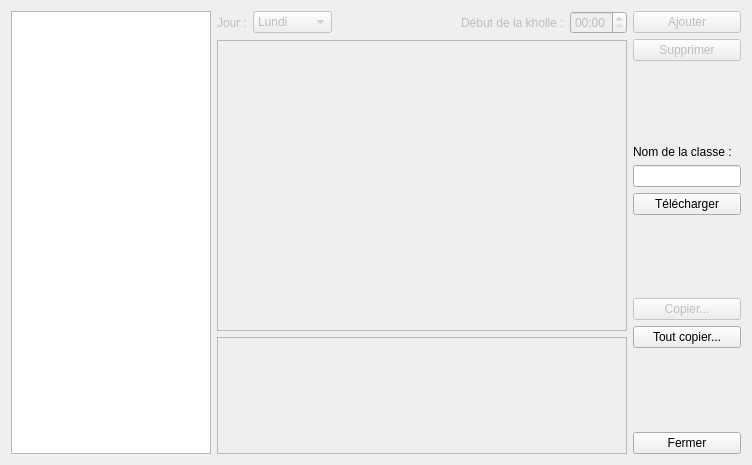
<?xml version="1.0" encoding="UTF-8"?>
<ui version="4.0">
 <class>TimeslotsManager</class>
 <widget class="QDialog" name="TimeslotsManager">
  <property name="windowModality">
   <enum>Qt::WindowModal</enum>
  </property>
  <property name="geometry">
   <rect>
    <x>0</x>
    <y>0</y>
    <width>752</width>
    <height>465</height>
   </rect>
  </property>
  <property name="windowTitle">
   <string>Horaires de kholles</string>
  </property>
  <layout class="QHBoxLayout" name="horizontalLayout">
   <item>
    <widget class="QListWidget" name="listKholleurs">
     <property name="maximumSize">
      <size>
       <width>200</width>
       <height>16777215</height>
      </size>
     </property>
     <property name="whatsThis">
      <string/>
     </property>
    </widget>
   </item>
   <item>
    <layout class="QVBoxLayout" name="verticalLayout_2" stretch="0,5,2">
     <property name="leftMargin">
      <number>0</number>
     </property>
     <item>
      <layout class="QHBoxLayout" name="horizontalLayout_2">
       <property name="topMargin">
        <number>0</number>
       </property>
       <item>
        <widget class="QLabel" name="label_jour">
         <property name="enabled">
          <bool>false</bool>
         </property>
         <property name="text">
          <string>Jour :</string>
         </property>
        </widget>
       </item>
       <item>
        <widget class="QComboBox" name="comboBox">
         <property name="enabled">
          <bool>false</bool>
         </property>
         <item>
          <property name="text">
           <string>Lundi</string>
          </property>
         </item>
         <item>
          <property name="text">
           <string>Mardi</string>
          </property>
         </item>
         <item>
          <property name="text">
           <string>Mercredi</string>
          </property>
         </item>
         <item>
          <property name="text">
           <string>Jeudi</string>
          </property>
         </item>
         <item>
          <property name="text">
           <string>Vendredi</string>
          </property>
         </item>
         <item>
          <property name="text">
           <string>Samedi</string>
          </property>
         </item>
        </widget>
       </item>
       <item>
        <spacer name="horizontalSpacer">
         <property name="orientation">
          <enum>Qt::Horizontal</enum>
         </property>
         <property name="sizeHint" stdset="0">
          <size>
           <width>40</width>
           <height>20</height>
          </size>
         </property>
        </spacer>
       </item>
       <item>
        <widget class="QLabel" name="label_debut">
         <property name="enabled">
          <bool>false</bool>
         </property>
         <property name="text">
          <string>Début de la kholle :</string>
         </property>
        </widget>
       </item>
       <item>
        <widget class="QTimeEdit" name="timeEdit">
         <property name="enabled">
          <bool>false</bool>
         </property>
         <property name="displayFormat">
          <string>HH:mm</string>
         </property>
         <property name="calendarPopup">
          <bool>true</bool>
         </property>
        </widget>
       </item>
      </layout>
     </item>
     <item>
      <widget class="QListWidget" name="listTimeslots">
       <property name="enabled">
        <bool>false</bool>
       </property>
       <property name="whatsThis">
        <string/>
       </property>
       <property name="selectionMode">
        <enum>QAbstractItemView::ExtendedSelection</enum>
       </property>
      </widget>
     </item>
     <item>
      <widget class="QListWidget" name="listOftenTimeslots">
       <property name="enabled">
        <bool>false</bool>
       </property>
      </widget>
     </item>
    </layout>
   </item>
   <item>
    <layout class="QVBoxLayout" name="verticalLayout">
     <item>
      <widget class="QPushButton" name="addButton">
       <property name="enabled">
        <bool>false</bool>
       </property>
       <property name="text">
        <string>Ajouter</string>
       </property>
      </widget>
     </item>
     <item>
      <widget class="QPushButton" name="deleteButton">
       <property name="enabled">
        <bool>false</bool>
       </property>
       <property name="text">
        <string>Supprimer</string>
       </property>
      </widget>
     </item>
     <item>
      <spacer name="verticalSpacer_2">
       <property name="orientation">
        <enum>Qt::Vertical</enum>
       </property>
       <property name="sizeHint" stdset="0">
        <size>
         <width>20</width>
         <height>40</height>
        </size>
       </property>
      </spacer>
     </item>
     <item>
      <widget class="QLabel" name="label">
       <property name="text">
        <string>Nom de la classe :</string>
       </property>
      </widget>
     </item>
     <item>
      <widget class="QLineEdit" name="edit_name_class">
       <property name="sizePolicy">
        <sizepolicy hsizetype="Minimum" vsizetype="Fixed">
         <horstretch>0</horstretch>
         <verstretch>0</verstretch>
        </sizepolicy>
       </property>
       <property name="maxLength">
        <number>10</number>
       </property>
      </widget>
     </item>
     <item>
      <widget class="QPushButton" name="dowloadButton">
       <property name="text">
        <string>Télécharger</string>
       </property>
      </widget>
     </item>
     <item>
      <spacer name="verticalSpacer_3">
       <property name="orientation">
        <enum>Qt::Vertical</enum>
       </property>
       <property name="sizeHint" stdset="0">
        <size>
         <width>20</width>
         <height>40</height>
        </size>
       </property>
      </spacer>
     </item>
     <item>
      <widget class="QPushButton" name="copyButton">
       <property name="enabled">
        <bool>false</bool>
       </property>
       <property name="text">
        <string>Copier...</string>
       </property>
      </widget>
     </item>
     <item>
      <widget class="QPushButton" name="copyAllButton">
       <property name="text">
        <string>Tout copier...</string>
       </property>
      </widget>
     </item>
     <item>
      <spacer name="verticalSpacer">
       <property name="orientation">
        <enum>Qt::Vertical</enum>
       </property>
       <property name="sizeHint" stdset="0">
        <size>
         <width>20</width>
         <height>40</height>
        </size>
       </property>
      </spacer>
     </item>
     <item>
      <widget class="QPushButton" name="pushButton_3">
       <property name="text">
        <string>Fermer</string>
       </property>
      </widget>
     </item>
    </layout>
   </item>
  </layout>
 </widget>
 <resources/>
 <connections>
  <connection>
   <sender>pushButton_3</sender>
   <signal>clicked()</signal>
   <receiver>TimeslotsManager</receiver>
   <slot>accept()</slot>
   <hints>
    <hint type="sourcelabel">
     <x>701</x>
     <y>439</y>
    </hint>
    <hint type="destinationlabel">
     <x>745</x>
     <y>415</y>
    </hint>
   </hints>
  </connection>
 </connections>
</ui>
